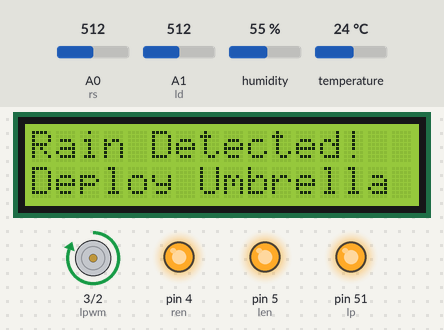
A sketch run on a simulated Arduino Mega 2560, built with avr-gcc and run on an emulated ATmega2560. Shown: 16×2 character LCD, motor-driver pin pairs drawn as motors (green arrow = first pin HIGH = forward, orange = second pin HIGH = backward, longer = more drive), output pins drawn as LEDs (lit = HIGH). Inputs (shaded band) come from the test bench; at power-on: A0 (rs) = 512, temperature 24 °C, humidity 55 %, A1 (ld) = 512. What the sketch prints to the serial monitor is not drawn.

Above: at 3.7 s.
3.8 s: A0 (rs) set to 691
14.2 s: A0 (rs) set to 718
At 16.8 s:
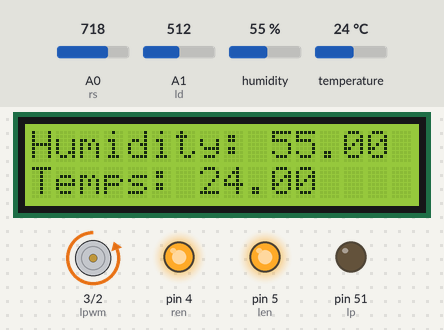
17.7 s: temperature set to 26.7 °C
At 27.8 s:
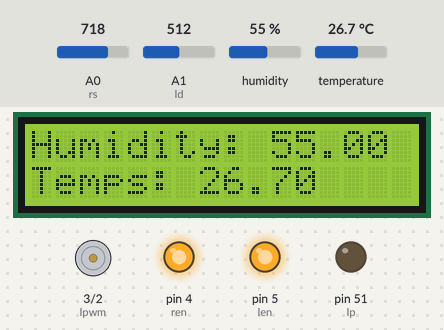
28.1 s: temperature set to 27.7 °C
At 29.6 s:
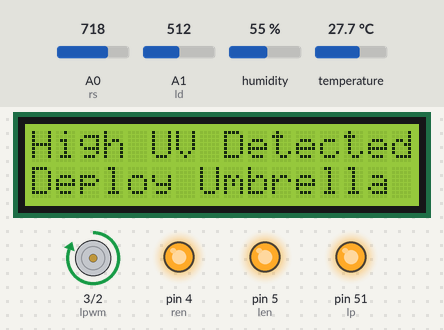
38.5 s: humidity set to 22 %
At 41.5 s:
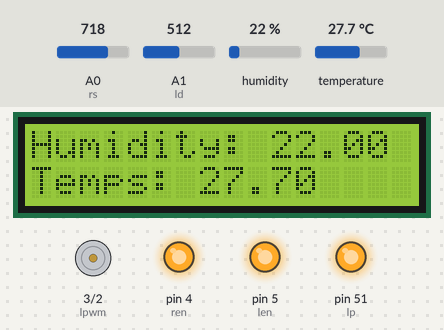
41.8 s: A1 (ld) set to 545
At 43.4 s:
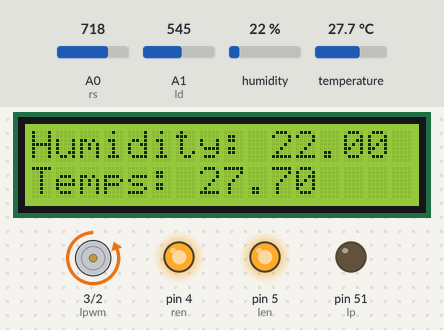
Timing chart, 0 to 52.9 s (numbered marks = the images above; inputs shaded):
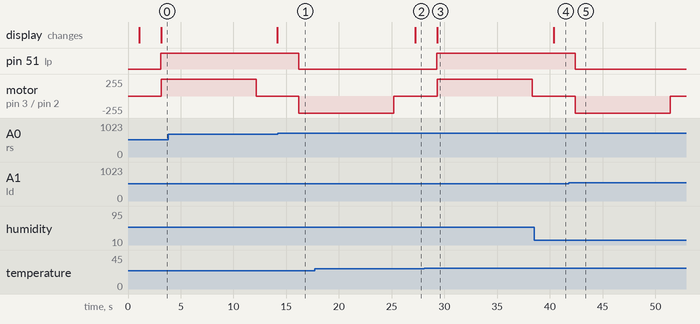

Measured:
- the behaviour switches between 700 and 701 on A0 (rs) (found by bisection; images 0 and 1)
- the behaviour switches between 27.1 and 27.2 °C on temperature (found by bisection; images 2 and 3)
- the behaviour switches between 527 and 528 on A1 (ld) (found by bisection; images 4 and 5)
- after the input at 14.2 s, pin 51 (lp): HIGH → LOW after 2.0 s; motor on pin 3 (lpwm) / pin 2 (rpwm): stopped → backward 255/255 after 2.0 s
- after the input at 17.7 s, the display: changes after 9.5 s (image 2)
- after the input at 28.1 s, pin 51 (lp): LOW → HIGH after 1.2 s; motor on pin 3 (lpwm) / pin 2 (rpwm): stopped → forward 255/255 after 1.2 s, → stopped 9.0 s later; the display: changes after 1.2 s (image 3)
- after the input at 38.5 s, the display: changes after 1.9 s (image 4)
- after the input at 41.8 s, pin 51 (lp): HIGH → LOW after 0.59 s; motor on pin 3 (lpwm) / pin 2 (rpwm): stopped → backward 255/255 after 0.59 s, → stopped 9.0 s later

The sketch:

umbrella_code.ino
```cpp
#include <DHT.h>
#include <Wire.h>
#include <LiquidCrystal_I2C.h>

LiquidCrystal_I2C lcd(0x27, 16, 2);


const int lp = 51;
const int rs = A0;
const int ld = A1;
const int rpwm = 2;
const int lpwm = 3;
const int ren =  4;
const int len = 5;
bool ma = false;

DHT dht(50, DHT22);

void setup() {
  Wire.begin();
  Serial.begin(9600);
  dht.begin();
  pinMode(lp, OUTPUT);
  pinMode(rs, INPUT);
  pinMode(ld, INPUT);
  pinMode(ren, OUTPUT);
  pinMode(len, OUTPUT);
  pinMode(rpwm, OUTPUT);
  pinMode(lpwm, OUTPUT);

  digitalWrite(ren, HIGH);
  digitalWrite(len, HIGH);
  analogWrite(rpwm, 0);
  analogWrite(lpwm, 0);

  lcd.init();
  delay(1000);
  lcd.backlight();


}

void loop() {
  delay(2000);


  float rainValue = analogRead(rs);

  float h = dht.readHumidity(); //reads humidity
  float t = dht.readTemperature(); //reads temperature
  Serial.println(rainValue);
  Serial.println(lip());
  Serial.println(comfv());
  Serial.println(ma);

  lcd.clear();
  lcd.setCursor(0, 0);
  lcd.print("Humidity: ");
  lcd.print(h);
  lcd.setCursor(0,1);
  lcd.print("Temps: ");
  lcd.print(t);


  if (ma == false) {
      if (rainValue < 700) {
          digitalWrite(lp, HIGH);
          Serial.println("Rain Detected. Activating Umbrella");
          lcd.clear();
          lcd.setCursor(0, 0);
          lcd.print("Rain Detected!");
          lcd.setCursor(0, 1);
          lcd.print("Deploy Umbrella");
          Serial.println(rainValue);
          analogWrite(rpwm, 0);
          analogWrite(lpwm, 255);
          delay(9000);
          analogWrite(lpwm, 0);
          ma = true;
      } else {
          Serial.print("Humidity (%): ");
          Serial.println(h);
          Serial.print("Temperature (C): ");
          Serial.println(t);

          if (comfv() > 1) {
              digitalWrite(lp, HIGH);
              lcd.clear();
              lcd.setCursor(0, 0);
              lcd.print("High UV Detected");
              lcd.setCursor(0, 1);
              lcd.print("Deploy Umbrella");
              analogWrite(rpwm, 0);
              analogWrite(lpwm, 255);
              delay(9000);
              analogWrite(lpwm, 0);
              ma = true;
          }
      }
  } else {
      if (ma == true) {
        if ((comfv() <= 1) && (rainValue > 700)){
          digitalWrite(lp, LOW);
          analogWrite(rpwm, 255);
          analogWrite(lpwm, 0);
          delay(9000);
          analogWrite(rpwm, 0);
          ma = false;
        }

      }

  }

}

float comfv(){
  float li = lip();
  float temp = dht.readTemperature();
  float tip = temp/23;
  float comfv = 0.5 * li + 0.5 * tip;
  return comfv;

}


float lip(){
  float lightValue = analogRead(ld);
  float intensity = (1023 - lightValue)/623;
  return intensity;
}
```
